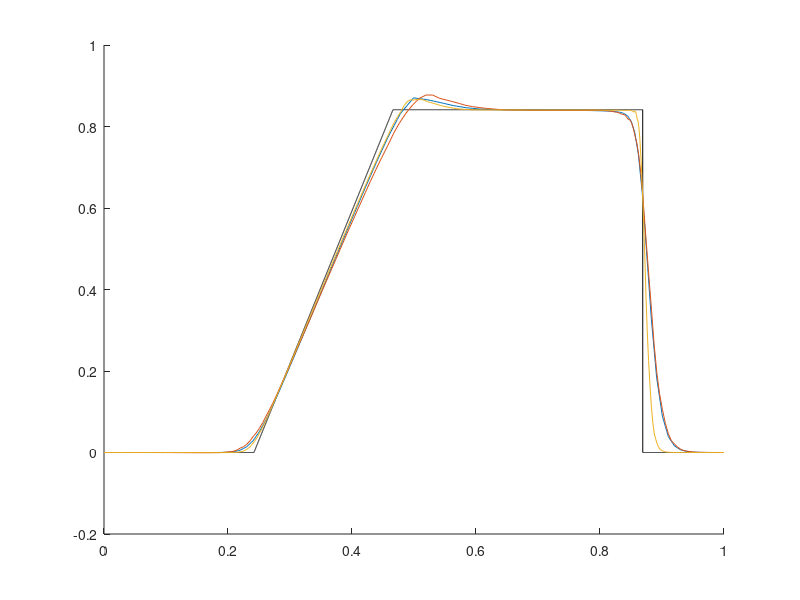
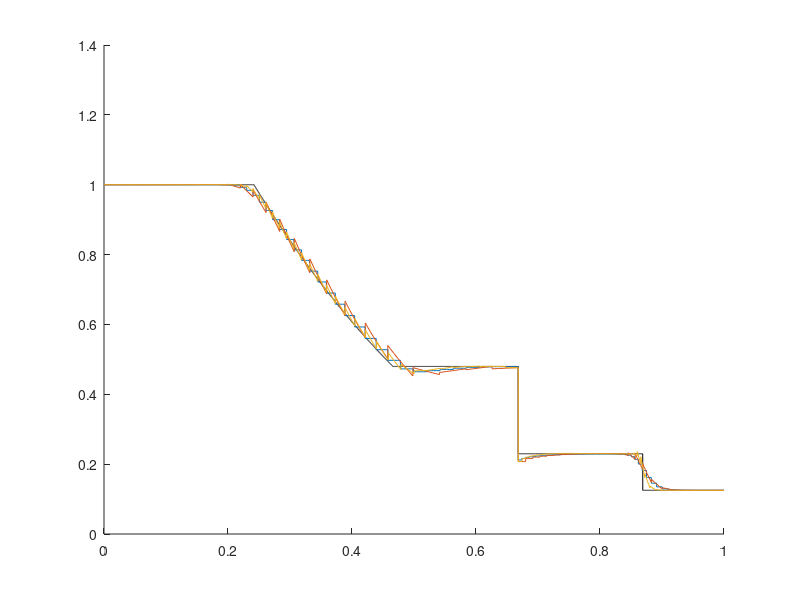

Write the MATLAB code that produced these figures, in order.
% PlotSod
clear all
close all
sodExact=load('sod_solution.dat');
% figure(1)
% hold on
% plotvarN=NEWvelocity(1,:);
% [X2pts,Nvals]=PlotFEM1line(allnodes,plotvarN,Quadmap,Quadmap,vref,VBasis,VBasis,'Linestyle','none');
% plot(sodExact(:,2),sodExact(:,5),'k');
% plot(X2pts(1,:),Nvals);
% 
% figure(2)
% hold on
% presplot=NEWdensity(:)';
% [X1pts,Zvals]=PlotFEM1line(allnodes,presplot,Quadmap,PressureMap',pref,VBasis,PBasis,'Linestyle','none');
% plot(sodExact(:,2),sodExact(:,3),'k');
% plot(X1pts(1,:),Zvals);

% save(['Figures/Sod/',func2str(VBasis),func2str(PBasis),2], 'X1pts', 'Zvals', 'X2pts', 'Nvals')

load('Figures/Sod/Q1BasisQ0Basis');
Q1Q0pts1=X1pts;
Q1Q0Z=Zvals;
Q1Q0pts2=X2pts;
Q1Q0N=Nvals;
load('Figures/Sod/Q1BasisQ0Basis2');
Q1Q0pts1r=X1pts;
Q1Q0Zr=Zvals;
Q1Q0pts2r=X2pts;
Q1Q0Nr=Nvals;
load('Figures/Sod/Q2BasisQ1dBasis');
Q2Q1pts1=X1pts;
Q2Q1Z=Zvals;
Q2Q1pts2=X2pts;
Q2Q1N=Nvals;
load('Figures/Sod/Q2BasisQ1dBasis2');
Q2Q1pts1r=X1pts;
Q2Q1Zr=Zvals;
Q2Q1pts2r=X2pts;
Q2Q1Nr=Nvals;

figure(1)
hold on
plot(sodExact(:,2),sodExact(:,5),'k');
% plot(Q1Q0pts2(1,:),Q1Q0N,Q1Q0pts2r(1,:),Q1Q0Nr,Q2Q1pts2(1,:),Q2Q1N,Q2Q1pts2r(1,:),Q2Q1Nr)
plot(Q1Q0pts2r(1,:),Q1Q0Nr,Q2Q1pts2(1,:),Q2Q1N,Q2Q1pts2r(1,:),Q2Q1Nr)
% legend('Exact','Q_1-Q_0','Q_2-P_1','Q_2-Q_1','Q_2-Q_2')

figure(2)
hold on
plot(sodExact(:,2),sodExact(:,3),'k');
% plot(Q1Q0pts1(1,:),Q1Q0Z,Q1Q0pts1r(1,:),Q1Q0Zr,Q2Q1pts1(1,:),Q2Q1Z,Q2Q1pts1r(1,:),Q2Q1Zr)
plot(Q1Q0pts1r(1,:),Q1Q0Zr,Q2Q1pts1(1,:),Q2Q1Z,Q2Q1pts1r(1,:),Q2Q1Zr)
% legend('Exact','Q_1-Q_0','Q_2-P_1','Q_2-Q_1','Q_2-Q_2')